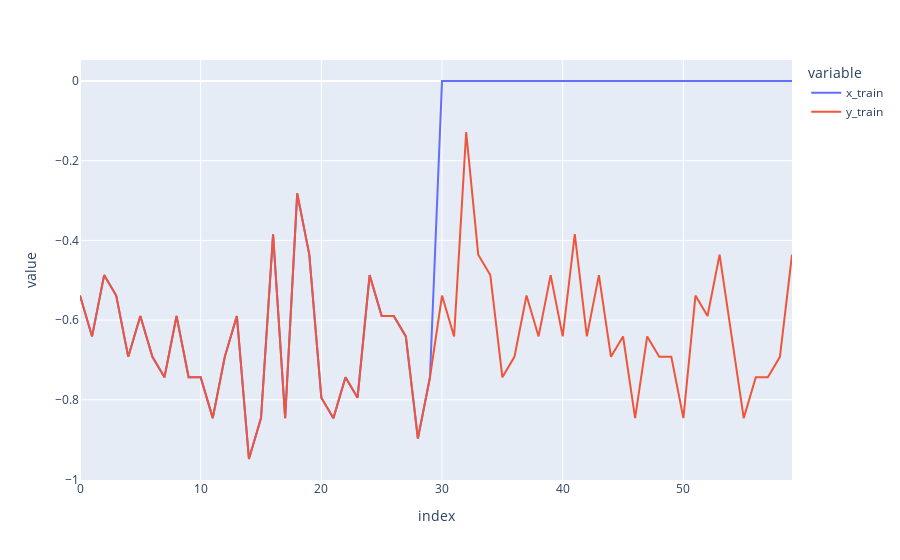

Notebook code cell kept with this figure:
### Code cell
one_sample_df = {'x_train':x_train[0], 'y_train':y_train[0], 'index': np.arange(len(x_train[0]))}
fig = px.line(one_sample_df, x='index', y=['x_train', 'y_train'])
fig.show()
# plt.plot(x_train[0], label='features')
# plt.ylabel('Normalized value')
# plt.xlabel('Feature window index')
# plt.title("One sample of the model's features")
# plt.show()

# plt.plot(y_train[0], label='labels')
# plt.ylabel('Sales amount')
# plt.xlabel('label index')
# plt.title("One sample of the model's Labels")
# plt.show()

### Figure 1 — Plotly figure (JSON) as saved in the notebook; plotly's stock layout.template omitted (floating-point values rounded to 4 significant figures)
{"data": [{"hovertemplate": "variable=x_train<br>index=%{x}<br>value=%{y}<extra></extra>", "legendgroup": "x_train", "line": {"color": "#636efa", "dash": "solid"}, "mode": "lines", "name": "x_train", "orientation": "v", "showlegend": true, "type": "scatter", "x": [0, 1, 2, 3, 4, 5, 6, 7, 8, 9, 10, 11, 12, 13, 14, 15, 16, 17, 18, 19, 20, 21, 22, 23, 24, 25, 26, 27, 28, 29, 30, 31, 32, 33, 34, 35, 36, 37, 38, 39, 40, 41, 42, 43, 44, 45, 46, 47, 48, 49, 50, 51, 52, 53, 54, 55, 56, 57, 58, 59], "xaxis": "x", "y": [-0.5385, -0.641, -0.4872, -0.5385, -0.6923, -0.5897, -0.6923, -0.7436, -0.5897, -0.7436, -0.7436, -0.8462, -0.6923, -0.5897, -0.9487, -0.8462, -0.3846, -0.8462, -0.2821, -0.4359, -0.7949, -0.8462, -0.7436, -0.7949, -0.4872, -0.5897, -0.5897, -0.641, -0.8974, -0.7436, 0, 0, 0, 0, 0, 0, 0, 0, 0, 0, 0, 0, 0, 0, 0, 0, 0, 0, 0, 0, 0, 0, 0, 0, 0, 0, 0, 0, 0, 0], "yaxis": "y"}, {"hovertemplate": "variable=y_train<br>index=%{x}<br>value=%{y}<extra></extra>", "legendgroup": "y_train", "line": {"color": "#EF553B", "dash": "solid"}, "mode": "lines", "name": "y_train", "orientation": "v", "showlegend": true, "type": "scatter", "x": [0, 1, 2, 3, 4, 5, 6, 7, 8, 9, 10, 11, 12, 13, 14, 15, 16, 17, 18, 19, 20, 21, 22, 23, 24, 25, 26, 27, 28, 29, 30, 31, 32, 33, 34, 35, 36, 37, 38, 39, 40, 41, 42, 43, 44, 45, 46, 47, 48, 49, 50, 51, 52, 53, 54, 55, 56, 57, 58, 59], "xaxis": "x", "y": [-0.5385, -0.641, -0.4872, -0.5385, -0.6923, -0.5897, -0.6923, -0.7436, -0.5897, -0.7436, -0.7436, -0.8462, -0.6923, -0.5897, -0.9487, -0.8462, -0.3846, -0.8462, -0.2821, -0.4359, -0.7949, -0.8462, -0.7436, -0.7949, -0.4872, -0.5897, -0.5897, -0.641, -0.8974, -0.7436, -0.5385, -0.641, -0.1282, -0.4359, -0.4872, -0.7436, -0.6923, -0.5385, -0.641, -0.4872, -0.641, -0.3846, -0.641, -0.4872, -0.6923, -0.641, -0.8462, -0.641, -0.6923, -0.6923, -0.8462, -0.5385, -0.5897, -0.4359, -0.641, -0.8462, -0.7436, -0.7436, -0.6923, -0.4359], "yaxis": "y"}], "layout": {"legend": {"title": {"text": "variable"}, "tracegroupgap": 0}, "margin": {"t": 60}, "xaxis": {"anchor": "y", "domain": [0, 1], "title": {"text": "index"}}, "yaxis": {"anchor": "x", "domain": [0, 1], "title": {"text": "value"}}}}
